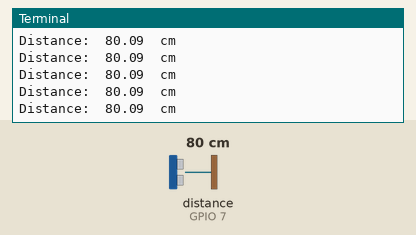
Recording of a program running on a simulated Raspberry Pi (BCM pin numbers). Parts: the last lines printed to the terminal. The inputs (shaded band) are chosen by the test bench; at power-on: distance to the obstacle (sensor on GPIO 7) 80 cm. The echo pulse lasts 58.3 µs per cm; the clock reads 2024-03-15 10:24:30 at power-on unless the program sets it.

Above: at 1.2 s.
1.3 s: distance to the obstacle (sensor on GPIO 7) set to 2 cm
At 1.37 s:
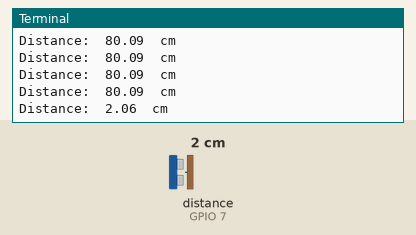
2.8 s: distance to the obstacle (sensor on GPIO 7) set to 4 cm
At 2.89 s:
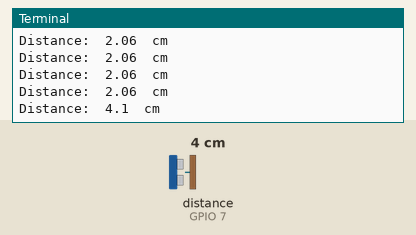
Timing chart, 0 to 5.8 s (numbered marks = the images above; inputs shaded):
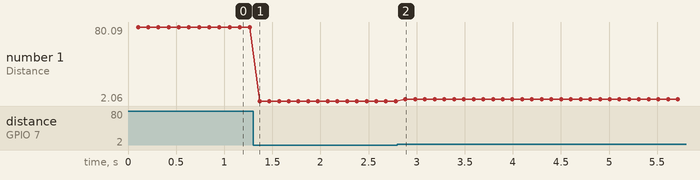

The program:

debug_ultra_son_raspberry.py
```python
import RPi.GPIO as GPIO
import time

TRIG = 1
ECHO = 7


while(True):

    GPIO.setmode(GPIO.BCM)
    GPIO.setup(TRIG, GPIO.OUT)
    GPIO.setup(ECHO, GPIO.IN)
    GPIO.output(TRIG, False)
    time.sleep(0.1)
    GPIO.output(TRIG, True)
    time.sleep(0.00001)
    GPIO.output(TRIG, False)
    while GPIO.input(ECHO) == 0:
        pulse_start = time.time()
    while GPIO.input(ECHO) == 1:
        pulse_end = time.time()
    pulse_duration = pulse_end - pulse_start
    distance = pulse_duration * 17150
    distance = round(distance, 2)
    print ("Distance: ", distance, " cm")

    GPIO.cleanup()
```

Measured:
- after the input at 1.3 s, the terminal: prints a new line after 0.07 s (image 1)
- after the input at 2.8 s, the terminal: prints a new line after 0.08 s (image 2)
- plotted number 1: 80.09 → 2.06 after the input at 1.3 s, 2.06 → 4.1 after the input at 2.8 s
